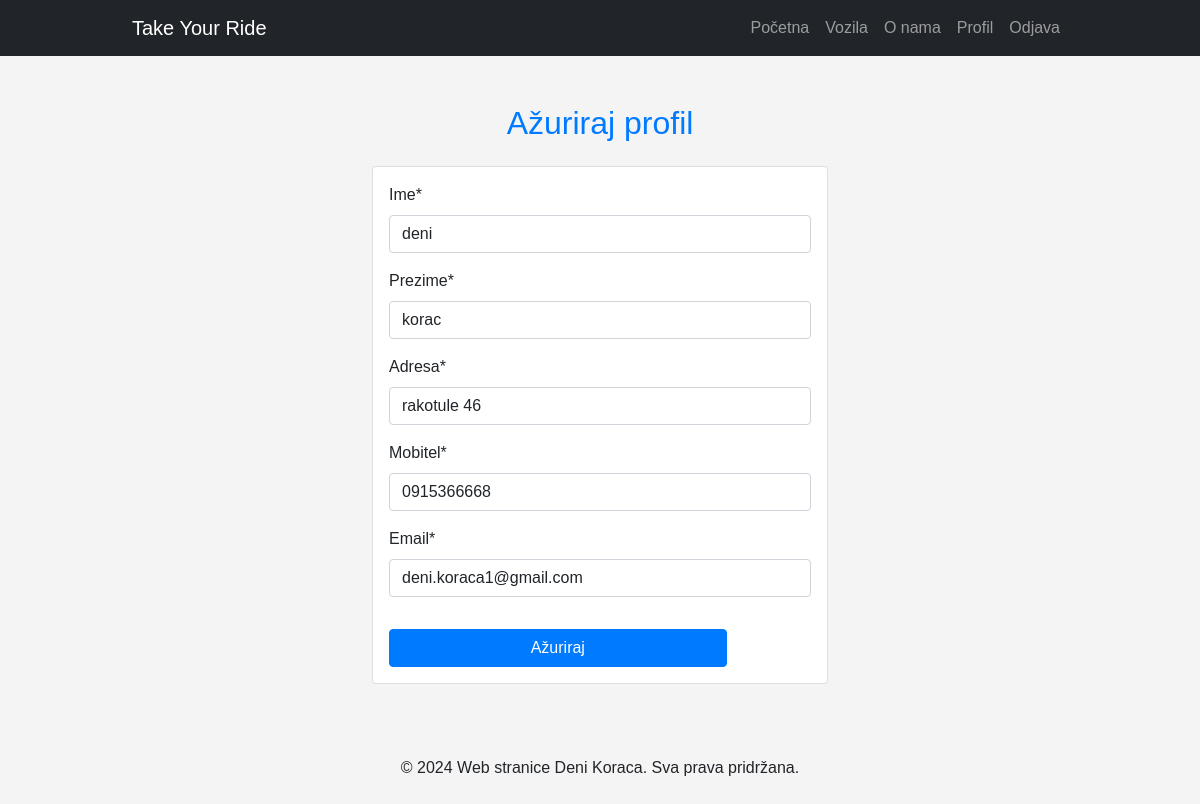
The page /profile/update/ (signed in) on the database its author committed.
### main/models.py (models this page shows, shortened)
class Korisnik(models.Model):
    ime_korisnika = models.CharField(max_length=100)
    prezime_korisnika = models.CharField(max_length=100)
    adresa_korisnika = models.CharField(max_length=100)
    mobitel_korisnika = models.CharField(max_length=10)
    email_korisnika = models.EmailField()
    user = models.OneToOneField(User, null=True, on_delete=models.CASCADE)

### main/views.py (the view)
# urls.py: path('profile/update/', views.update_profile, name='update_profile'),
@login_required
def update_profile(request):
    korisnik = get_object_or_404(Korisnik, user=request.user)
    if request.method == 'POST':
        form = korisnikForm(request.POST, instance=korisnik)
        if form.is_valid():
            form.save()
            messages.success(request, 'Profil je uspješno ažuriran.')
            return redirect('main:profile')
        else:
            messages.error(request, 'Molimo ispravite greške ispod.')
    else:
        form = korisnikForm(instance=korisnik)
    return render(request, 'update_profile.html', {'form': form})

### main/form.py
class korisnikForm(forms.ModelForm):
    class Meta:
        model = Korisnik
        fields = ['ime_korisnika', 'prezime_korisnika', 'adresa_korisnika', 'mobitel_korisnika', 'email_korisnika']
        labels = {
            'ime_korisnika': 'Ime',
            'prezime_korisnika': 'Prezime',
            'adresa_korisnika': 'Adresa',
            'mobitel_korisnika': 'Mobitel',
            'email_korisnika': 'Email',
        }
        widgets = {
            'ime_korisnika': forms.TextInput(attrs={'class': 'form-control', 'placeholder': 'Ime'}),
            'prezime_korisnika': forms.TextInput(attrs={'class': 'form-control', 'placeholder': 'Prezime'}),
            'adresa_korisnika': forms.TextInput(attrs={'class': 'form-control', 'placeholder': 'Adresa'}),
            'mobitel_korisnika': forms.TextInput(attrs={'class': 'form-control', 'placeholder': 'Mobitel'}),
            'email_korisnika': forms.EmailInput(attrs={'class': 'form-control', 'placeholder': 'Email'}),
        }

### main/templates/update_profile.html (shortened to what this page needs)
{% extends "landing.html" %}
{% load crispy_forms_tags %}
{% block content %}
<div class="container my-5">
    <h2 class="text-center mb-4">Ažuriraj profil</h2>
    <div class="row justify-content-center">
        <div class="col-md-6">
            <div class="card">
                <div class="card-body">
                    <form method="POST" action="">
                        {{ form|crispy }}
                        <button type="submit" class="btn btn-primary btn-block mt-3">Ažuriraj</button>
                    </form>
                </div>
            </div>
        </div>
    </div>
</div>
{% endblock %}

### main/static/style.css (style rules this page uses)
h2 { margin-top: 20px; color: #007bff; }
body { font-family: Arial, sans-serif; background-color: #f4f4f4; margin: 0; padding: 0; }
.container { max-width: 960px; margin: auto; }
.text-center { text-align: center; }
.btn-primary { width: 80%; align-items: center; text-align: center; align-content: center; }
form .form-control { border-radius: 0.25rem; }
form .btn-primary { background-color: #007bff; border-color: #007bff; }

### rows shown on the page
Korisnik: ime_korisnika "deni", prezime_korisnika "korac", adresa_korisnika "rakotule 46", mobitel_korisnika "0915366668", email_korisnika "deni.koraca1@gmail.com"
